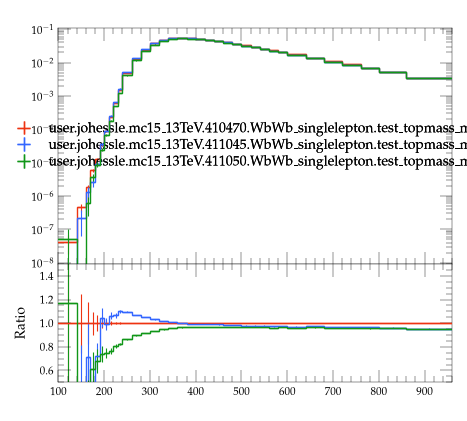

The Python source for this figure:
#! /usr/bin/env python3

# This Python script was auto-generated using YODA v2.1.2.
# Analysis object: /WbWb_singlelepton/m_wbbl_fine
# Timestamp: 07-08-2026 (09:16:02)

import matplotlib as mpl
import matplotlib.pyplot as plt
mpl.use('Agg') # comment out for interactive use
import os
import numpy as np
from numpy import nan, inf

plotDir = os.path.split(os.path.realpath(__file__))[0]
if 'YODA_USER_PLOT_PATH' in globals():
    plot_outdir = globals()['YODA_USER_PLOT_PATH']
else:
    plot_outdir = plotDir

#plot style
plt.style.use(os.path.join(plotDir, '../default.mplstyle'))
# plot metadata
figW, figH = plt.rcParams['figure.figsize']
ax_xLabel = ''
ax_yLabel = ''
ax_title  = ''
ax_xScale = 'linear'
ax_yScale = 'log'
xLims = (100.0, 960.0)
yLims = (9.000000000000001e-09, 0.11000000000000001)

# TeX-friendly labels for the legend
labels = {
  'legend' : ([ r"user.johessle.mc15\_13TeV.410470.WbWb\_singlelepton.test\_topmass\_mppui", r"user.johessle.mc15\_13TeV.411045.WbWb\_singlelepton.test\_topmass\_mppui", r"user.johessle.mc15\_13TeV.411050.WbWb\_singlelepton.test\_topmass\_mppui" ], r""),
}

# Adjust canvas width and height
canvasW = 10.0
canvasH = 9.0
figW *= canvasW/10.
figH *= canvasH/9.

# Create figure and axis objects
fig, (ax, ratio0_ax) = plt.subplots(2, 1, sharex=True,
                  figsize=(figW,figH), gridspec_kw={'height_ratios': (6.0, 3.0)})

# Set figure margins
plt.subplots_adjust(
    left   = 1.0 * plt.rcParams['figure.subplot.left'],
    right  = 1.0 * plt.rcParams['figure.subplot.right'],
    top    = 1.0 * plt.rcParams['figure.subplot.top'],
    bottom = 1.0 * plt.rcParams['figure.subplot.bottom'])

ratio0_ax.yaxis.set_major_locator(mpl.ticker.MultipleLocator(0.2))
ratio0_ax.set_ylim(0.5, 1.4999)
ratio0_ax.set_ylabel('Ratio')

# the numerical data is stored in a separate file
dataf = dict()
prefix = os.path.split(__file__)[0]
if prefix:    prefix = prefix + '/'
exec(open(prefix+'m_wbbl_fine__data.py').read(), dataf)


legend_handles = dict() # keep track of handles for the legend

# style options for curves
# starts at zorder>=5 to draw curve on top of legend
styles = {
  'user.johessle.mc15_13TeV.410470.WbWb_singlelepton.test_topmass_mppui.yoda': {
    'color' : '#EE3311',
    'linestyle' : '-',
    'lineopacity' : 1.0,
    'linewidth' : 1,
    'marker' : 'none',
    'markersize' : 2,
    'capsize' : 0.0,
    'zorder' : 5,
    'histstyle' : 1,
    'drawstyle' : 'steps-pre',
    'xerrorbars' : 1,
    'yerrorbars' : 1,
    'fillcolor' : None,
    'fillopacity' : 1.0,
    'ratio0_linestyle' : '-',
    'ratio0_lineopacity' : 1.0,
    'ratio0_linewidth' : 1,
    'ratio0_marker' : 'none',
    'ratio0_markersize' : 2,
    'ratio0_capsize' : 0.0,
    'ratio0_zorder' : 5,
    'ratio0_histstyle' : 1,
    'ratio0_drawstyle' : 'steps-pre',
    'ratio0_xerrorbars' : 1,
    'ratio0_yerrorbars' : 1,
  },
  'user.johessle.mc15_13TeV.411045.WbWb_singlelepton.test_topmass_mppui.yoda': {
    'color' : '#3366FF',
    'linestyle' : '-',
    'lineopacity' : 1.0,
    'linewidth' : 1,
    'marker' : 'none',
    'markersize' : 2,
    'capsize' : 0.0,
    'zorder' : 6,
    'histstyle' : 1,
    'drawstyle' : 'steps-pre',
    'xerrorbars' : 1,
    'yerrorbars' : 1,
    'fillcolor' : None,
    'fillopacity' : 1.0,
    'ratio0_linestyle' : '-',
    'ratio0_lineopacity' : 1.0,
    'ratio0_linewidth' : 1,
    'ratio0_marker' : 'none',
    'ratio0_markersize' : 2,
    'ratio0_capsize' : 0.0,
    'ratio0_zorder' : 6,
    'ratio0_histstyle' : 1,
    'ratio0_drawstyle' : 'steps-pre',
    'ratio0_xerrorbars' : 1,
    'ratio0_yerrorbars' : 1,
  },
  'user.johessle.mc15_13TeV.411050.WbWb_singlelepton.test_topmass_mppui.yoda': {
    'color' : '#109618',
    'linestyle' : '-',
    'lineopacity' : 1.0,
    'linewidth' : 1,
    'marker' : 'none',
    'markersize' : 2,
    'capsize' : 0.0,
    'zorder' : 7,
    'histstyle' : 1,
    'drawstyle' : 'steps-pre',
    'xerrorbars' : 1,
    'yerrorbars' : 1,
    'fillcolor' : None,
    'fillopacity' : 1.0,
    'ratio0_linestyle' : '-',
    'ratio0_lineopacity' : 1.0,
    'ratio0_linewidth' : 1,
    'ratio0_marker' : 'none',
    'ratio0_markersize' : 2,
    'ratio0_capsize' : 0.0,
    'ratio0_zorder' : 7,
    'ratio0_histstyle' : 1,
    'ratio0_drawstyle' : 'steps-pre',
    'ratio0_xerrorbars' : 1,
    'ratio0_yerrorbars' : 1,
  },
}

# curve from input yoda files in main panel
for label, yvals in dataf['yvals'].items():
    if all(np.isnan(v) for v in dataf['yvals'][label]):
        continue
    tmp = None
    if styles[label]['histstyle']: # draw as histogram
        xpos = dataf['xedges'][label] if styles[label]['drawstyle'] else dataf['xpoints'][label]
        ypos = np.insert(yvals, 0, yvals[0]) if styles[label]['drawstyle'] else yvals
        if styles[label]['fillcolor']: # fill area below curve
            ax.fill_between(xpos, ypos, step='pre',
                            color=styles[label]['fillcolor'],
                            alpha=styles[label]['fillopacity'])
        tmp, = ax.plot(xpos, ypos,
                       color=styles[label]['color'],
                       linestyle=styles[label]['linestyle'],
                       alpha=styles[label]['lineopacity'],
                       linewidth=styles[label]['linewidth'],
                       drawstyle=styles[label]['drawstyle'], solid_joinstyle='miter',
                       zorder=styles[label]['zorder'], label=label)
    tmp = ax.errorbar(dataf['xpoints'][label], yvals,
                      xerr=np.array(dataf['xerrs'][label])*styles[label]['xerrorbars'],
                      yerr=np.array(dataf['yerrs'][label])*styles[label]['yerrorbars'],
                      fmt=styles[label]['marker'], capsize=styles[label]['capsize'],
                      alpha=styles[label]['lineopacity'],
                      markersize=styles[label]['markersize'],
                      ecolor=styles[label]['color'],
                      color=styles[label]['color'], zorder=styles[label]['zorder'])
    tmp[-1][0].set_linestyle(styles[label]['linestyle'])
    tmp[-1][0].set_linewidth(styles[label]['linewidth'])
    if label in dataf['add_legend_handle']:  legend_handles[label] = tmp
    for varLabel in dataf['variation_yvals'].keys():
        if varLabel.startswith(label):
            tmp, = ax.plot(dataf['xedges'][label], dataf['variation_yvals'][varLabel],
                           color=styles[label]['color'],
                           linestyle=styles[label]['linestyle'],
                           linewidth=styles[label]['linewidth'],
                           drawstyle='steps-pre', solid_joinstyle='miter',
                           zorder=styles[label]['zorder'], alpha=0.5)


# plots on ratio panel
# curve from input yoda files in ratio panel
for label, yvals in dataf['ratio0_yvals'].items():
    if all(np.isnan(v) for v in yvals):
        continue
    if styles[label]['ratio0_histstyle']: # plot as histogram
        xpos = dataf['xedges']['user.johessle.mc15_13TeV.410470.WbWb_singlelepton.test_topmass_mppui.yoda'] if styles[label]['ratio0_drawstyle'] else dataf['xpoints']['user.johessle.mc15_13TeV.410470.WbWb_singlelepton.test_topmass_mppui.yoda']
        ypos = np.insert(yvals, 0, yvals[0]) if styles[label]['ratio0_drawstyle'] else yvals
        ratio0_ax.plot(xpos, ypos,
                       color=styles[label]['color'],
                       linewidth=styles[label]['linewidth'],
                       linestyle=styles[label]['ratio0_linestyle'],
                       alpha=styles[label]['ratio0_lineopacity'],
                       drawstyle=styles[label]['ratio0_drawstyle'], zorder=styles[label]['zorder'],
                       solid_joinstyle='miter')
    tmp = ratio0_ax.errorbar(dataf['xpoints']['user.johessle.mc15_13TeV.410470.WbWb_singlelepton.test_topmass_mppui.yoda'], yvals,
                             xerr=np.array(dataf['ref_xerrs'])*styles[label]['ratio0_xerrorbars'],
                             yerr=np.array(dataf['ratio0_yerrs'][label])*styles[label]['ratio0_yerrorbars'],
                             fmt=styles[label]['ratio0_marker'], capsize=styles[label]['ratio0_capsize'],
                             alpha=styles[label]['ratio0_lineopacity'],
                             markersize=styles[label]['ratio0_markersize'],
                             ecolor=styles[label]['color'],
                             color=styles[label]['color'])
    tmp[-1][0].set_linestyle(styles[label]['ratio0_linestyle'])
    tmp[-1][0].set_linewidth(styles[label]['ratio0_linewidth'])

    for varlabel in dataf['ratio0_variation_vals'].keys():
        if varlabel.startswith(label):
            ratio0_ax.plot(dataf['xedges']['user.johessle.mc15_13TeV.410470.WbWb_singlelepton.test_topmass_mppui.yoda'],
                            dataf['ratio0_variation_vals'][varlabel],
                            color=styles[label]['color'],
                            linestyle=styles[label]['linestyle'],
                            linewidth=styles[label]['linewidth'],
                            drawstyle='steps-pre', solid_joinstyle='miter',
                            zorder=1, alpha=0.5)

legend_items = list(legend_handles.values())
ax.add_artist(ax.legend(legend_items,
                        labels['legend'][0],
                        title=labels['legend'][1],
                        alignment='left',
                        loc='center',
                        bbox_to_anchor=(0.5, 0.5)))

# set plot metadata as defined above
ratio0_ax.set_xlabel(ax_xLabel)
ratio0_ax.xaxis.set_label_coords(1., -0.15)
ax.set_ylabel(ax_yLabel, ha='right', va='top')
ax.yaxis.set_label_coords(-0.11, 1.0)
ax.set_title(ax_title, loc='left')
ax.set_xscale(ax_xScale)
ax.set_yscale(ax_yScale)
ratio0_ax.set_yscale('linear')
ax.set_xlim(xLims)
ax.set_ylim(yLims)

# tick formatting
plt.rcParams['xtick.top'] = True
plt.rcParams['ytick.right'] = True
ax.yaxis.set_major_locator(mpl.ticker.LogLocator(base=10.0, numticks=np.inf))
ax.yaxis.set_minor_locator(mpl.ticker.LogLocator(
                           base=10.0, subs=np.arange(0.1, 1, 0.1), numticks=np.inf))
fig.align_ylabels((ax, ratio0_ax))
plt.savefig(os.path.join(plot_outdir, 'm_wbbl_fine.pdf'), format='PDF')
plt.savefig(os.path.join(plot_outdir, 'm_wbbl_fine.png'), format='PNG')

plt.close(fig)
